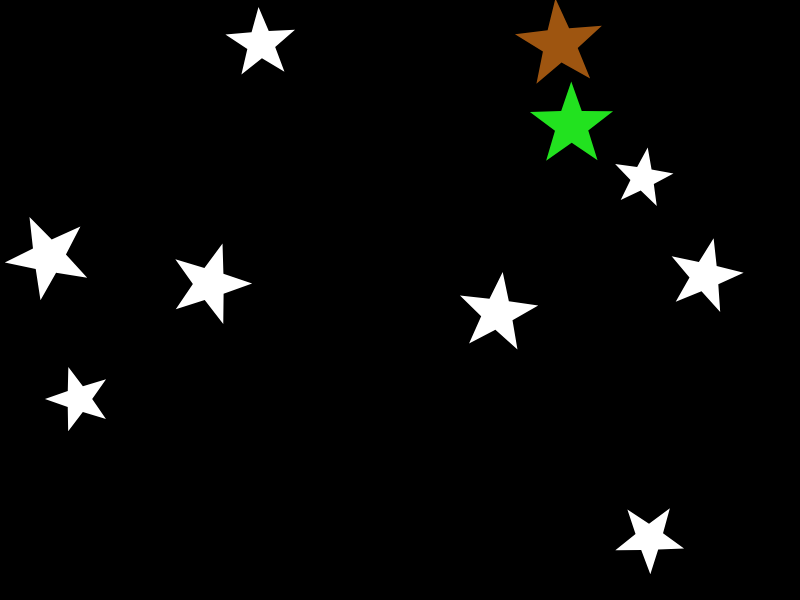
Frame 1 (no input)
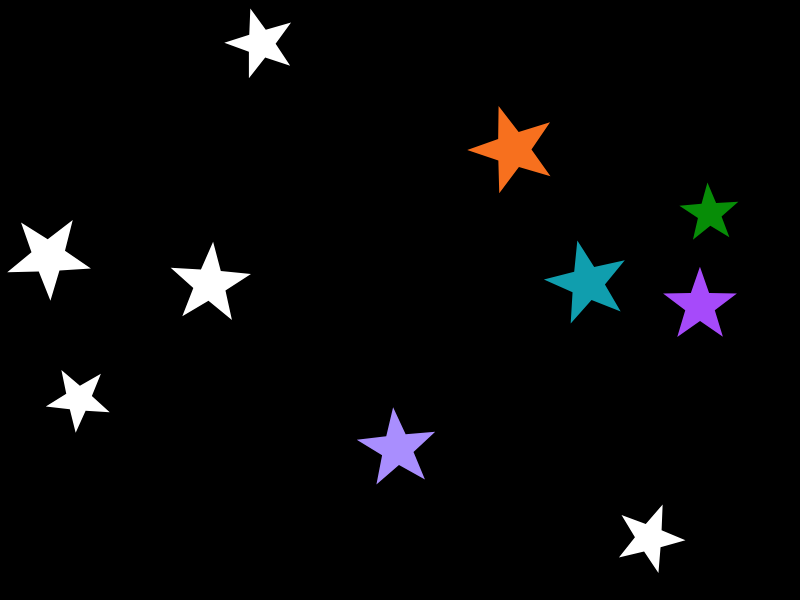
Frame 60 (no input)
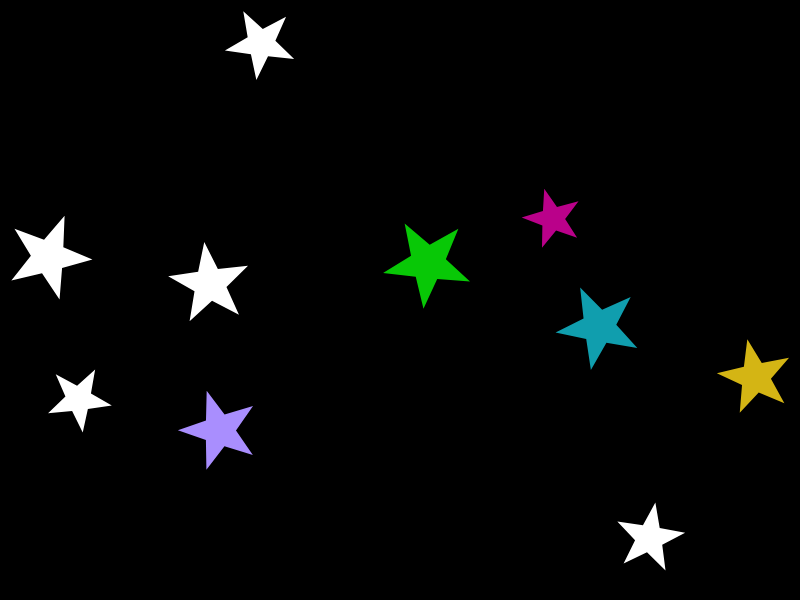
Frame 120 (the mouse pressed at the canvas centre since frame 60)

The p5.js sketch that drew these frames (run headless with seeded random() and noise() and a simulated clock; from frame 60 on, the mouse is pressed at the canvas centre):

// p5.js sketch
// ── sketch.js
"use strict";

var particles = [];
var C = 30;


function setup() {
  createCanvas(800, 600);
  for (var i = 0; i < 10; i++) {
    particles[i] = new Particle(random(width), random(height), random(5, 10));
  }
  

}

function draw() {
  background(0);

  for (var i = 0; i < particles.length; i++) {
    var p = particles[i];
    for (var j = 0; j < particles.length; j++) {
      if (i != j) {
        //p.applyAttraction(particles[j]);
        p.checkCollision(particles[j]);
      }
    }
    
    //p.edges();
    p.bounce();
    p.update();
    p.display();

  }
}
// ── particle.js
"use strict";

class Particle {

  constructor(x, y, m) {
    this.pos = createVector(x, y);
    this.vel = createVector();
    this.acc = createVector();
    this.mass = m;
    this.r = this.mass * 5;
    this.d = 2 * this.r;
    this.c = color(255);
    this.angle = random(360);

  }

  update() {
    this.vel.add(this.acc);
    this.pos.add(this.vel);
    this.acc.mult(0);
    this.vel.limit(8);

  }

  applyAttraction(other) {

    var distance = this.pos.dist(other.pos);
    distance = constrain(distance, 10, 25);
    var magnitude = (C * this.mass * other.mass) / (distance * distance);
    var force = p5.Vector.sub(other.pos, this.pos);
    force.normalize();
    force.mult(magnitude);
    this.applyForce(force);
  }

  checkCollision(other) {

    var distance = this.pos.dist(other.pos);
    if (distance < this.r + other.r) {
      //collide
      this.c = color(random(255), random(255), random(255));

      //this
      var force1 = p5.Vector.sub(other.pos, this.pos);
      force1.mult(0.1);
      other.applyForce(force1);

      //other
      var force2 = p5.Vector.sub(this.pos, other.pos);
      force2.mult(0.1);
      this.applyForce(force2);

    }

  }
  applyForce(force) {
    force.div(this.mass);
    //var f = p5.Vector.div(force,this.mass);
    this.acc.add(force);

  }
  edges() {

    if (this.pos.x < 0) {
      this.pos.x = width;
    } else if (this.pos.x > width) {
      this.pos.x = 0;
    }
    if (this.pos.y < 0) {
      this.pos.y = height;
    } else if (this.pos.y > height) {
      this.pos.y = 0;
    }
  }

  bounce() {
    if (this.pos.x < this.r) {
      this.pos.x = this.r;
      this.vel.x *= -1;
    } else if (this.pos.x > width - this.r) {
      this.pos.x = width - this.r;
      this.vel.x *= -1;
    }
    if (this.pos.y < this.r) {
      this.pos.y = this.r;
      this.vel.y *= -1;
    } else if (this.pos.y > height - this.r) {
      this.pos.y = height - this.r;
      this.vel.y *= -1;
    }

  }
  display() {
    push();
    translate(this.pos.x, this.pos.y);
    noStroke();
    fill(this.c);
    rotate(radians( frameCount + this.angle ));
    //ellipse(0, 0, this.d, this.d);
    beginShape();
    for (var i = 0; i < 10; i++) {
      var x = cos(radians(i * 36)) * this.r;
      var y = sin(radians(i * 36)) * this.r;
      vertex(x, y);

      if (this.r == 2 * this.mass) {
        this.r = 5 * this.mass;
      } else {
        this.r = 2 * this.mass;
      }
    }
    endShape();
    pop();
  }

}
